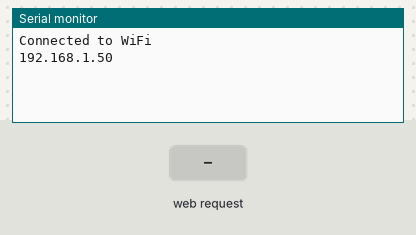
The sketch below on a simulated ESP8266 (NodeMCU). On the bench: the last lines printed to the serial monitor. Inputs (shaded band) come from the test bench. WiFi joins after 1.5 s; servers stay silent unless stated.

Above: at 2.7 s.
2.8 s: HTTP request GET /submit received
At 4.0 s:
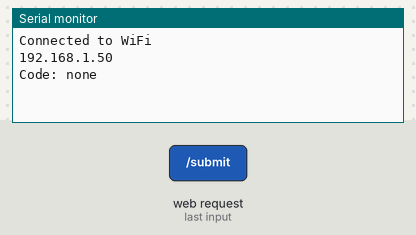
4.3 s: HTTP request GET /submit?code=1 received
At 5.1 s:
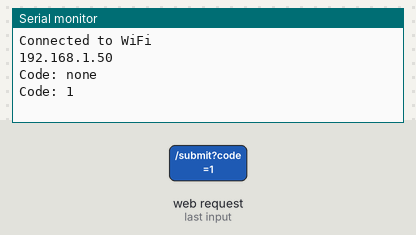

Measured:
- after the input at 2.8 s, the serial monitor: prints a new line at once (image 1)
- after the input at 4.3 s, the serial monitor: prints a new line at once (image 2)

The sketch:

Test_Web.ino
```cpp
#include <ESP8266WiFi.h>
#include <ESP8266WebServer.h>

const char* ssid = "Your_WiFi_Name";
const char* password = "Your_WiFi_Password";

ESP8266WebServer server(80);

void handleSubmit() {
  String msg = server.hasArg("code") ? server.arg("code") : "none";
  server.send(200, "text/plain", "Received: " + msg);
  Serial.println("Code: " + msg);
}

void setup() {
  Serial.begin(115200);
  WiFi.begin(ssid, password);
  while (WiFi.status() != WL_CONNECTED) { delay(500); }

  Serial.println("Connected to WiFi");
  Serial.println(WiFi.localIP());

  server.on("/submit", handleSubmit);
  server.begin();
}

void loop() {
  server.handleClient();
}
```
